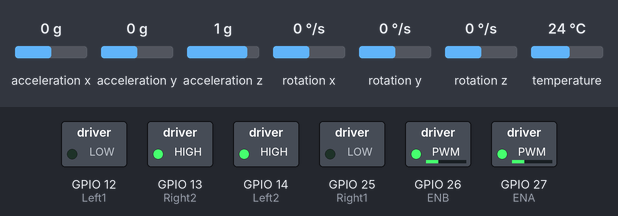
Recording of a program running on a simulated ESP32. Parts: switched loads named in the program (green lamp = pin HIGH). Inputs (shaded band) come from the test bench; at power-on: acceleration x 0 g, acceleration y 0 g, acceleration z 1 g, rotation x 0 °/s, rotation y 0 °/s, rotation z 0 °/s, temperature 24 °C. What the program prints to the serial monitor is not drawn.

Above: at 1.2 s.
1.3 s: acceleration x set to -0.2 g
At 1.6 s:
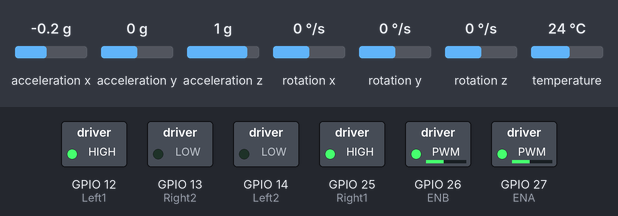
2.8 s: acceleration x set to -1.4 g
At 4.0 s:
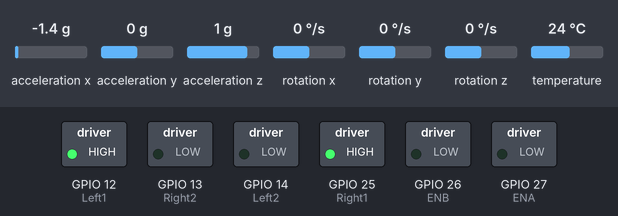
4.3 s: acceleration x set to -1 g
5.8 s: acceleration x set to -0.7 g
At 6.3 s:
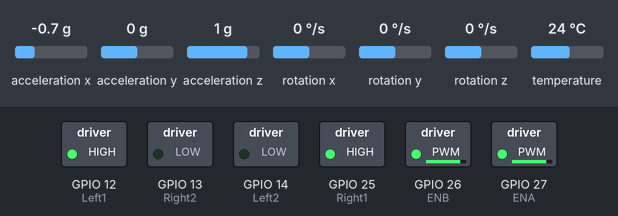
7.3 s: acceleration x set to 0.8 g
At 8.5 s:
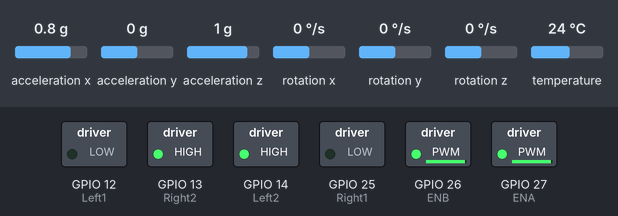
8.8 s: acceleration x set to 0 g
At 9.8 s:
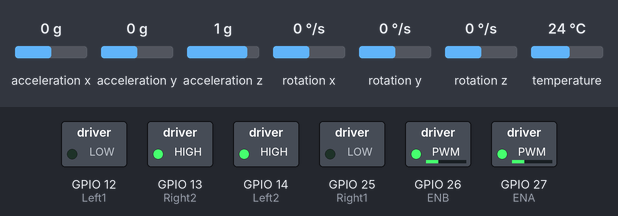
Timing chart, 0 to 11.3 s (numbered marks = the images above; inputs shaded):
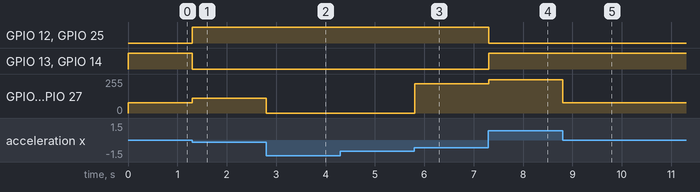

The program:

main.cpp
```cpp
#include <Arduino.h>
#include "config.h"
#include "motor.h"
#include "imu.h"
#include "pid_custom.h"
#include <algorithm>
#include <cmath>

void setup() {
  Serial.begin(115200);

  motorInit();
  initMPU6050();

  //myPID.SetMode(AUTOMATIC);
  //Input = getTiltAngle();

  //testMotorSpeed();


  error = getError();
  angle = getTiltAngle();

  Serial.print(angle);

  prevTime = 0;
  prevError = 0;
  totalError = 0;
  PID = 0;

}

void loop() {
  error = getError();

  PID = getProportionalError() + getIntegralError() + getDerivativeError();
  // Serial.print("K = ");
  // Serial.println(getProportionalError());
  // Serial.print("I = ");
  // Serial.println(getIntegralError());
  // Serial.print("D = ");
  // Serial.println(getDerivativeError());


  // Serial.print("PID = ");
  // Serial.println(PID);

  //int motorSpeed = std::min(130.0, std::abs(PID));
  int motorSpeed = mapMotorSpeed(std::abs(PID));
  //int motorSpeed = std::abs(PID);

  Serial.print("angle = ");
  Serial.println(angle);

  Serial.print("Motor speed = ");
  Serial.println(motorSpeed);


  if (fabs(angle) > 75) {
    analogWrite(ENA, 0);
    analogWrite(ENB, 0);
  }
  else if (error > 0) {
    moveForward(motorSpeed);
  }
  else {
    moveBackward(motorSpeed);
  }
}
```

imu.h
```cpp
#pragma once
#include <Arduino.h>

void initMPU6050();
float getTiltAngle();
```

motor.h
```cpp
#pragma once
#include <Arduino.h>

void motorInit();
void moveForward(int power);
void moveBackward(int power);
double mapMotorSpeed(double spdIn);
void testMotorSpeed();
```

pid_custom.h
```cpp
#pragma once
#include <Arduino.h>

double getError();

double getProportionalError();
double getDerivativeError();
double getIntegralError();
```

helper.cpp
```cpp

```

imu.cpp
```cpp
#include "imu.h"
#include "config.h"
#include <Adafruit_MPU6050.h>

Adafruit_MPU6050 mpu;

void initMPU6050() {
  Serial.begin(115200);
  while (!Serial) delay(10);

  Serial.println("Initializing MPU6050...");

  if (!mpu.begin()) {
    Serial.println("Failed to find MPU6050 chip!");
    while (1) delay(10);
  }

  Serial.println("MPU6050 Found!");

  mpu.setAccelerometerRange(MPU6050_RANGE_8_G);
  mpu.setGyroRange(MPU6050_RANGE_500_DEG);
  mpu.setFilterBandwidth(MPU6050_BAND_21_HZ);
}

float getTiltAngle() {
  sensors_event_t a, g, temp;
  mpu.getEvent(&a, &g, &temp);

  float position = a.acceleration.x - 0.5;
  float angle = (int) round((position / 10.0) * 90.0);

  return angle;
}
```

motor.cpp
```cpp
#include "motor.h"
#include "config.h"

void motorInit(){
  pinMode(Left1, OUTPUT);
  pinMode(Right1, OUTPUT);
  pinMode(Left2, OUTPUT);
  pinMode(Right2, OUTPUT);
  pinMode(ENA, OUTPUT);
  pinMode(ENB, OUTPUT);
}

void moveForward(int power) {
  digitalWrite(Left1, HIGH);
  digitalWrite(Left2, LOW);
  digitalWrite(Right1, HIGH);
  digitalWrite(Right2, LOW);
  analogWrite(ENA, power);
  analogWrite(ENB, power);
}

void moveBackward(int power) {
  digitalWrite(Left1, LOW);
  digitalWrite(Left2, HIGH);
  digitalWrite(Right1, LOW);
  digitalWrite(Right2, HIGH);
  analogWrite(ENA, power);
  analogWrite(ENB, power);
}

// double mapMotorSpeed(double x) {
//     // cap input

//     if (x < 0) x = 0;
//     if (x > 60) x = 60;

//     // hard-coded linear map from [0,100] → [50,120]
//     int out = (x * (120 - 82) / 60) + 82;

//     return out;
// }

double mapMotorSpeed(double spdIn) {
  int max = Kp * 75;
  int min = 0;

  int diff = (int) spdIn;

  return 75 + ((255-75) * diff / (max - min));
}

void testMotorSpeed(){
  for (int i = 60; i < 255; i++){
    moveForward(i);
    Serial.print(i);
    delay(1000);
  }
}
```

pid_custom.cpp
```cpp
#include "imu.h"
#include "config.h"

double getError(){
    angle = getTiltAngle();
    double error = desired - angle;
    if (fabs(error) < 1) error = 0;

    return error;
}

double getProportionalError(){
    return error*Kp;
}

double getDerivativeError(){
    int currTime = millis();
    double timeChange = ((double) (currTime - prevTime)) / 1000.0;

    double dErr = (error - prevError)/(timeChange);

    prevTime = currTime;
    prevError = error;

    return Kd*dErr;
}

double getIntegralError(){
    if (abs(error) < 1){
        totalError = 0;
    }
    else{
        totalError += error;
    }

    return Ki*totalError;
}
```

config.h
```cpp
#pragma once
#include <Arduino.h>

// Motor pins
#define Left1 12
#define Left2 14
#define Right1 25
#define Right2 13

#define ENA 27
#define ENB 26

// General variables
extern int motorPower;
extern double angle;
extern double PID;
extern double desired;

// Custom PID variables
extern double Kp;
extern double Ki;
extern double Kd;

extern int prevTime;
extern int prevError;

extern double totalError;
extern double error;
```

config.cpp
```cpp
#include "config.h"

// Allocate memory for all global variables
int motorPower = 0;
double angle = 0;
double PID = 0;
double desired = -6.35; //6.68

double Kp = 10;
double Ki = 0;
double Kd = 0;

int prevTime = 0;
int prevError = 0;

double totalError = 0;
double error = 0;
```

Measured:
- the behaviour switches between 0 and -0.1 g on acceleration x (found by bisection; images 0 and 1)
- the behaviour switches between -0.9 and -0.8 g on acceleration x (found by bisection; images 2 and 3)
- after the input at 1.3 s, GPIO 12 (Left1), GPIO 25 (Right1): LOW → HIGH at once; GPIO 13 (Right2), GPIO 14 (Left2): HIGH → LOW at once; GPIO 26 (ENB), GPIO 27 (ENA): 78/255 → 112/255 at once
- after the input at 2.8 s, GPIO 26 (ENB), GPIO 27 (ENA): 112/255 → 0/255 at once
- after the input at 5.8 s, GPIO 26 (ENB), GPIO 27 (ENA): 0/255 → 218/255 at once
- after the input at 7.3 s, GPIO 12 (Left1), GPIO 25 (Right1): HIGH → LOW at once; GPIO 13 (Right2), GPIO 14 (Left2): LOW → HIGH at once; GPIO 26 (ENB), GPIO 27 (ENA): 218/255 → 248/255 at once
- after the input at 8.8 s, GPIO 26 (ENB), GPIO 27 (ENA): 248/255 → 78/255 at once
